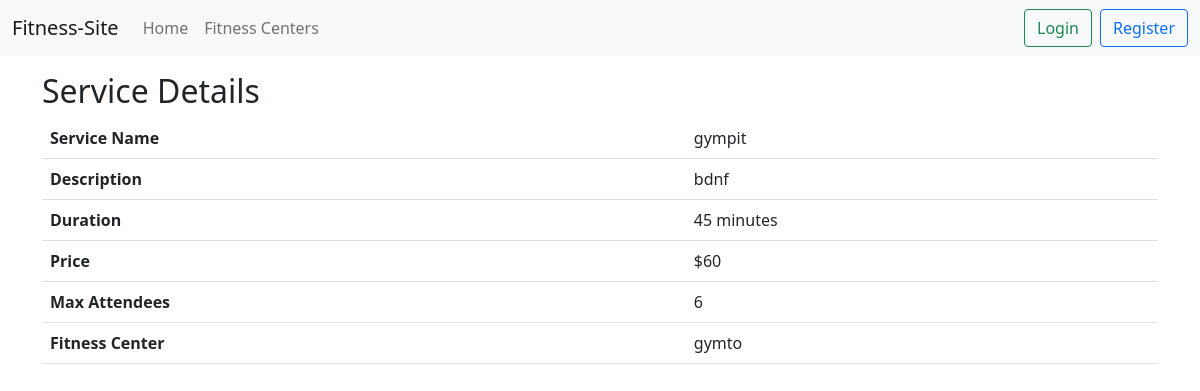
The page /fitness_center/1/services/2 on the database as committed earlier.
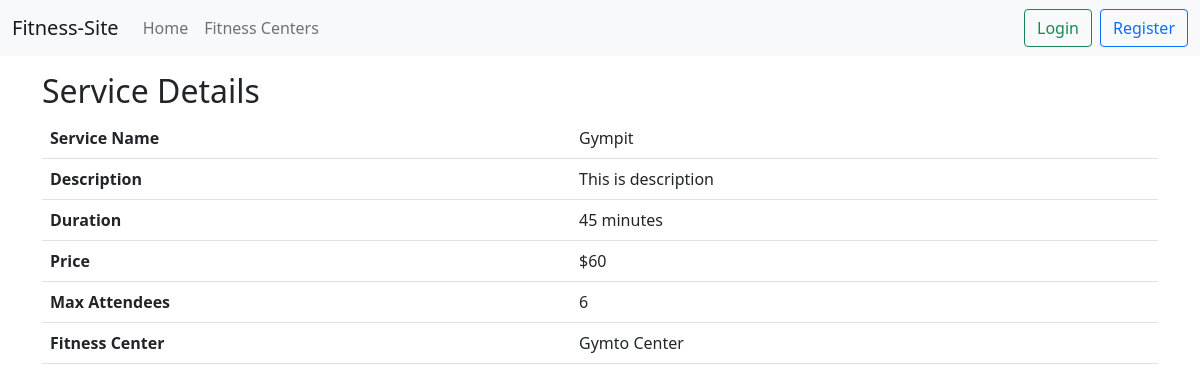
The same page on the database as committed later.
### tables this page shows
CREATE TABLE "service"
(
    id                INTEGER           not null
        primary key autoincrement
        unique,
    name              TEXT              not null
        unique,
    duration          INTEGER           not null,
    description       TEXT,
    price             INTEGER default 0 not null,
    fitness_center_id INTEGER           not null
        constraint service_fitness_center_id_fk
            references fitness_center,
    max_attendees     INTEGER default 1 not null
);

CREATE TABLE "fitness_center"
(
    id       INTEGER not null
        primary key autoincrement
        unique,
    address  TEXT    not null,
    name     TEXT    not null
        unique,
    contacts TEXT    not null
);

### main.py (the view)
@app.route('/fitness_center/<int:fitness_center_id>/services/<int:service_id>', methods=['GET'])
def service_info(fitness_center_id, service_id):
    if request.method == 'GET':
        with SQLiteDatabase('db.db') as db:
            service = db.fetch(
                'service', {'fitness_center_id': fitness_center_id, 'service_id': service_id},
                join={'fitness_center': 'service.fitness_center_id = fitness_center.id'},
                columns=['service.id AS service_id', 'service.name', 'service.duration', 'service.price',
                         'service.description', 'service.max_attendees', 'fitness_center.name AS fitness_center_name'],
                fetch_all=False)
            trainers = db.fetch(
                'trainer_services', {'service_id': service_id},
                join={'trainer': 'trainer.id = trainer_services.trainer_id'},
                columns=['trainer.id', 'trainer.name', 'trainer_services.capacity'])
            if not trainers:
                return render_template('error.html', error_message="Trainers not found for current fitness center and service.", user_login=session.get('user_login')), 404
            if service:
                return render_template('service.html', service=service, trainers=trainers, user_login=session.get('user_login'))
            else:
                return 'Service not found'

### utils.py (called while the page is built)
def dict_factory(cursor, row):
    d = {}
    for idx, col in enumerate(cursor.description):
        d[col[0]] = row[idx]
    return d

    def __enter__(self):
        self.connection = sqlite3.connect(self.db_path)
        self.connection.row_factory = dict_factory
        return self

    def __exit__(self, exc_type, exc_val, exc_tb):
        if self.connection:
            self.connection.close()

### templates/service.html (shortened to what this page needs)
{% extends 'base.html' %}
{% block content %}
<h2>Service Details</h2>
<table class="table">
    <tr><th>Service Name</th><td>{{ service.name }}</td></tr>
    <tr><th>Description</th><td>{{ service.description }}</td></tr>
    <tr><th>Duration</th><td>{{ service.duration }} minutes</td></tr>
    <tr><th>Price</th><td>${{ service.price }}</td></tr>
    <tr><th>Max Attendees</th><td>{{ service.max_attendees }}</td></tr>
    <tr><th>Fitness Center</th><td>{{ service.fitness_center_name }}</td></tr>
</table>
{% endblock %}

Rows that differ between the two databases and show on the page:
changed service: name "gympit" → "Gympit"; description "bdnf" → "This is description"
changed fitness_center: fitness_center_name "gymto" → "Gymto Center"
